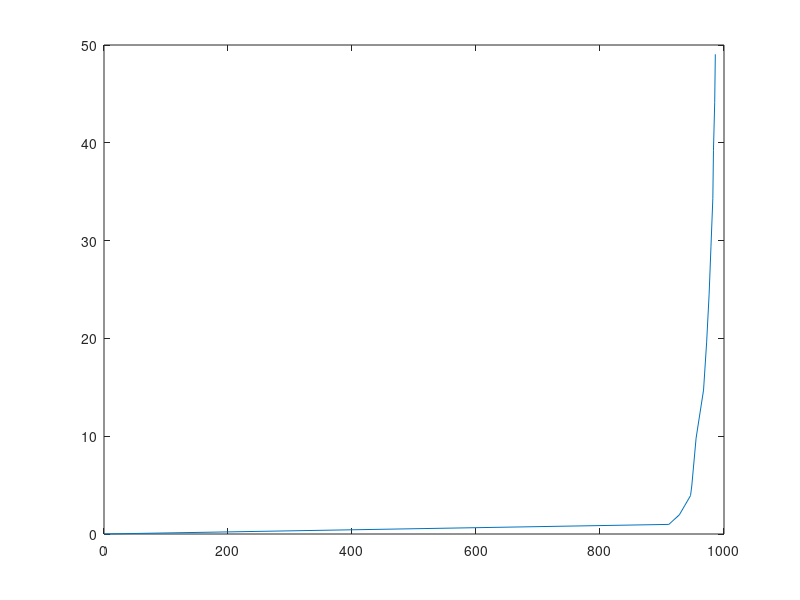

MATLAB code to generate this figure: (Note: this script raises an error after producing the figure.)
close all
clear all

%Data
weight = [0
    100
200
300
400
500
1000
1500
2000
2500
3000
3500
4000
4500
5000
]
weight = weight/1000*9.81


Reading = [0
    911
928
937
946
948
955
967
972
976
979
982
983
985
986]


%plot
plot(Reading,weight)

 cf = fit(Reading,weight,'exp2')

 figure()
 plot(cf,Reading,weight)

 title("Calibration Curve of the Force Sensitive Resistor")
 ylabel("Applied force (N)")
 xlabel("Arduino Reading")



 %% ------------
data = csvread("Book3.csv",2,0);

SPHM1 = data(:,1)
SPHM1 = cf(SPHM1)

SPHM2 = data(:,2)
SPHM2 = cf(SPHM2)
SR1 =  data(:,3)
SR1 = cf(SR1)

SR2 = data(:,4)
SR2 = cf(SR2)
figure()
sgtitle("Applied force of serial-parallel hybrid manipulator")

time = 0:10/104:10

subplot(1,2,1)
 
plot(time,SPHM1)
xlabel("Time (s)")
ylabel("Force (N)")

subplot(1,2,2)
plot(time,SPHM2)
xlabel("Time (s)")

figure()
sgtitle("Applied force of serial manipulator")

subplot(1,2,1)
plot(time,SR1)
xlabel("Time (s)")
ylabel("Force (N)")

subplot(1,2,2)
plot(time,SR2)
xlabel("Time (s)")